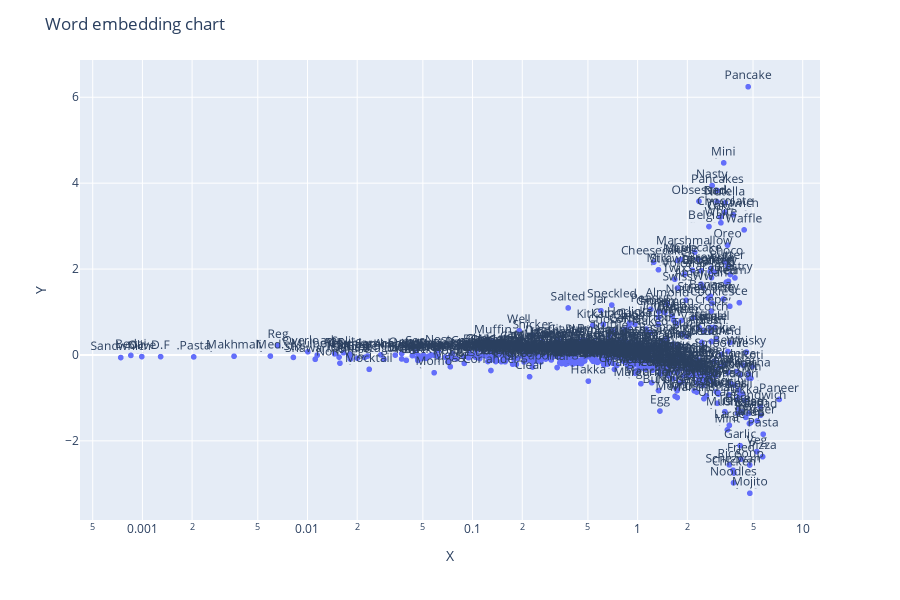

Here is the notebook cell this chart was saved with:
### Code cell
import plotly.express as px
# plotting a scatter plot
fig = px.scatter(df, x="X", y="Y", text="Words", log_x=True, size_max=60)
# adjusting the text position
fig.update_traces(textposition='top center')
# setting up the height and title
fig.update_layout(
    height=600,
    title_text='Word embedding chart',
    xaxis_title="X",
    yaxis_title="Y",
)
# displaying the figure
fig.show()

### Figure 1 — Plotly figure (JSON) as saved in the notebook; plotly's stock layout.template omitted (floating-point values rounded to 4 significant figures; data arrays with more than 128 entries replaced by an {"elided": "..."} marker saying what was removed)
{"data": [{"hovertemplate": "X=%{x}<br>Y=%{y}<br>Words=%{text}<extra></extra>", "legendgroup": "", "marker": {"color": "#636efa", "symbol": "circle"}, "mode": "markers+text", "name": "", "showlegend": false, "text": {"elided": "2450 str values"}, "textposition": "top center", "type": "scattergl", "x": {"elided": "2450 float values"}, "xaxis": "x", "y": {"elided": "2450 float values"}, "yaxis": "y"}], "layout": {"height": 600, "legend": {"tracegroupgap": 0}, "margin": {"t": 60}, "title": {"text": "Word embedding chart"}, "xaxis": {"anchor": "y", "domain": [0, 1], "title": {"text": "X"}, "type": "log"}, "yaxis": {"anchor": "x", "domain": [0, 1], "title": {"text": "Y"}}}}
